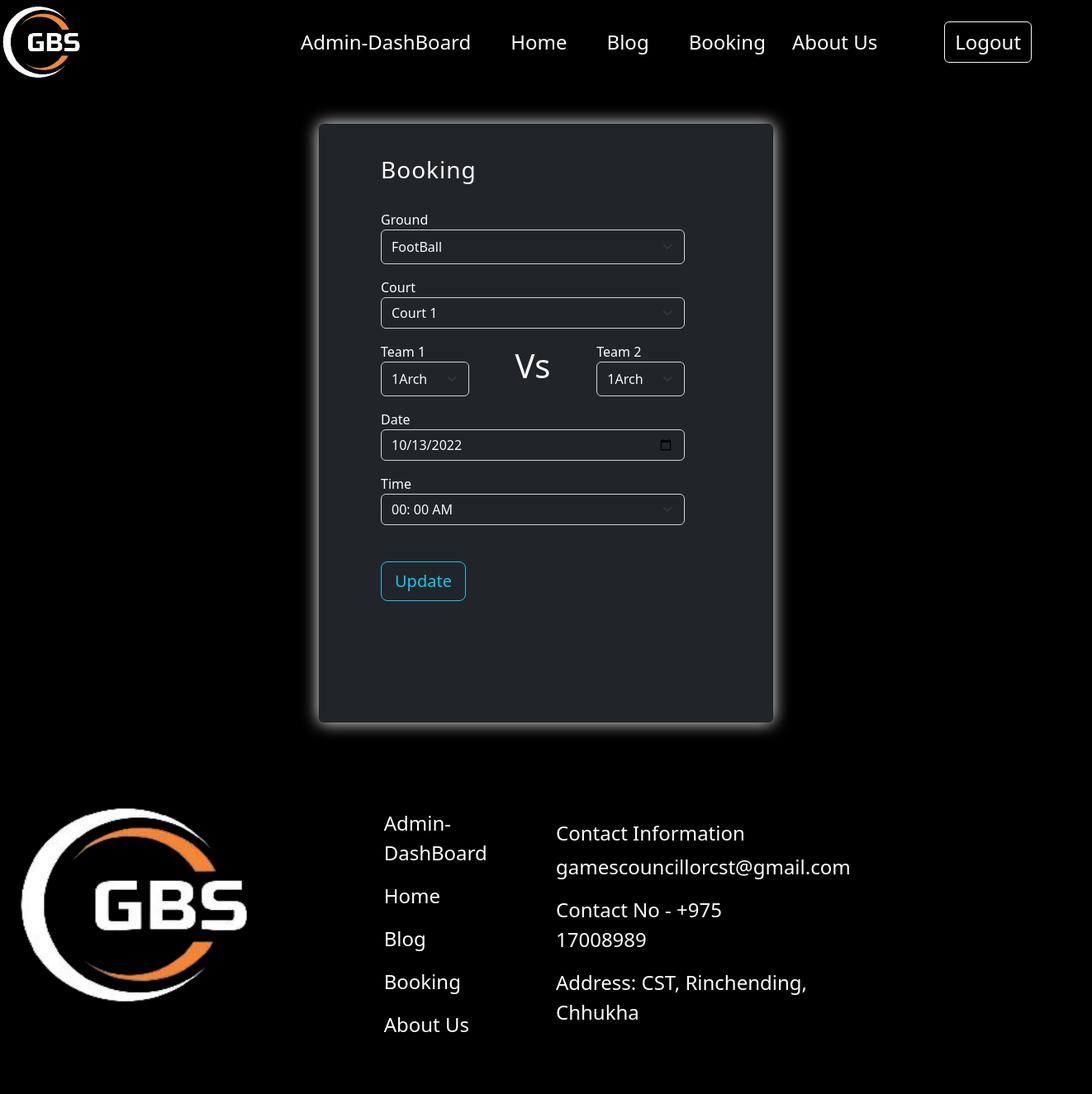
The app's page /editBooking/1 (signed in), older data.
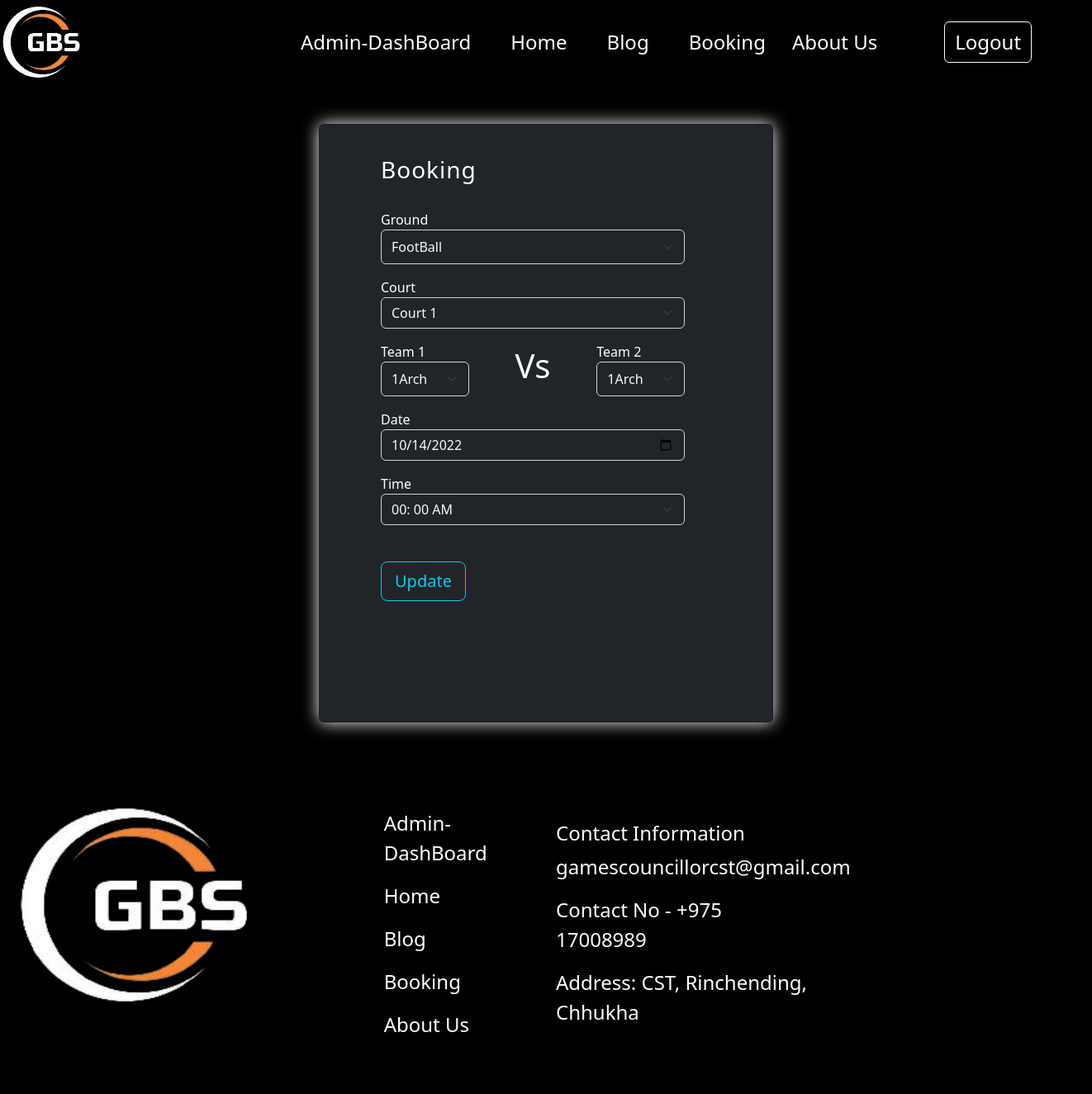
The same page, newer data.
### models.py (models this page shows, shortened)
class Bookings(db.Model):
    bId = db.Column(db.Integer, primary_key=True, autoincrement=True)
    ground = db.Column(db.String(100), nullable=False)
    team_1 = db.Column(db.String(10), nullable=False)
    team_2 = db.Column(db.String(10), nullable=False)
    courtName = db.Column(db.String(100), nullable=False)
    date = db.Column(db.Date, nullable=False)
    time = db.Column(db.String(100), nullable=False)

### app.py (the view)
@app.route('/editBooking/<int:id>',methods=['GET','POST'])
def editB(id):
    if 'role' in session:
        form=f.BookingForm()
        g=Grounds.query.all()
        ground=[]
        for x in g:
            ground.append(x.groundName)
        form.groundName.choices=ground
        form.courtName.choices=func.court(3)
        form.time.choices=func.schedule(1)
        form.team_1.choices=course
        form.team_2.choices=course
        uData=Bookings.query.get_or_404(id)
        bk={'booking':form}
        detail={'bk':bk,'uData':uData}
        if request.method == 'POST':
            checkBook=Bookings.query.all()
            for x in checkBook:
                if(x.ground==form.groundName.data and x.courtName==form.courtName.data and x.date==form.date.data and x.time==form.time.data):
                    flash("Booking has been already made",'danger')
                    return redirect('/gamesCouncillor-Dashboard')
            uData.groundName=form.groundName.data
            uData.team_1=form.team_1.data
            uData.team_2=form.team_2.data
            uData.courtName=form.courtName.data
            uData.date=form.date.data
            uData.time=form.time.data
            db.session.commit()
            flash('Booking has been updated successfully','success')
            return redirect('/booking')
        else:
            return render_template('editGivenBooking.html',data={'role_status': session['LogAs']},detail=detail)
    else:
        return redirect('/login')

### forms.py
class BookingForm(FlaskForm):
    groundName = SelectField('Ground', validators=[DataRequired()])
    team_1=SelectField('Team 1', validators=[DataRequired()])
    team_2=SelectField('Team 2', validators=[DataRequired()])
    courtName = SelectField('Court', validators=[DataRequired()])
    date = DateField('Date', validators=[DataRequired()])
    time = SelectField('Time' ,validators=[DataRequired()])
    submit = SubmitField('Book Now')

### functions.py (called while the page is built)
def court(r):
    court=[]
    for x in range(1,r):
        court.append("Court "+str(x))
    return court

### templates/editGivenBooking.html (shortened to what this page needs)
{%extends 'index.html'%}
{%block content%}
<div class="card bg-dark mx-auto my-5 py-5" style="width: 550px; box-shadow: 0 0 20px white;" >
  <section class="" >
      <div class="container col-12" >
        <div class="row mx-auto">
          <div class="col-12 mx-auto my-4  text-black">
            <div class="d-flex align-items-center h-custom-2 mx-auto mt-3" style="width: 400px;">
              <form class="text-start" method="post" style="width: 23rem;">
                <h3 class="fw-normal mb-3 pb-3" style="letter-spacing: 1px;">Booking</h3>
                <div class="form-outline mb-3">
                  {{detail.bk.booking.groundName.label(class="text-start")}}
                  {{detail.bk.booking.groundName(class="form-select bg-dark text-light form-control-lg",value=detail.uData.groundName)}}
                </div>
                <div class="form-outline mb-3">
                  {{detail.bk.booking.courtName.label(class="text-start")}}
                  {{detail.bk.booking.courtName(class="form-select bg-dark text-light ",value=detail.uData.courtName)}}
                </div>
                <div class=" row mb-3">
                  <div class=" form-outline col-4">
                    {{detail.bk.booking.team_1.label(class="text-start")}}
                    {{detail.bk.booking.team_1(class="form-select bg-dark text-light col-4 form-control-lg", value=detail.uData.team_1)}}
                  </div>
                  <h1 class="text-center col-4 align-content-center">Vs</h1>
                  <div class="form-outline col-4">
                    {{detail.bk.booking.team_2.label(class="text-start")}}
                    {{detail.bk.booking.team_2(class="form-select bg-dark col-4 text-light form-control-lg", value=detail.uData.team_2)}}
                  </div>
                </div>
                <div class="row mb-3">
                  <div class="form-outline">
                    {{detail.bk.booking.date.label(class="text-start")}}
                    {{detail.bk.booking.date(class="form-control mb-3 bg-dark text-light ", value=detail.uData.date )}}
                  </div>
                  <div class="form-outline">
                    {{detail.bk.booking.time.label(class="text-start")}}
                    {{detail.bk.booking.time(class="form-select mb-3 bg-dark text-light", value=detail.uData.time)}}
                  </div>
                </div>
                <div class="pt-1 mt-4 mb-4 text-start">
                  {{detail.bk.booking.submit(class="btn btn-outline-info btn-lg btn-block " ,value='Update')}}
                </div>
              </form>
            </div>
          </div>
        </div>
      </div>
    </section>
</div>
{%endblock%}

Row changes from the older to the newer data that the page shows:
changed Bookings "Court 1": date "10/13/2022" → "10/14/2022"
